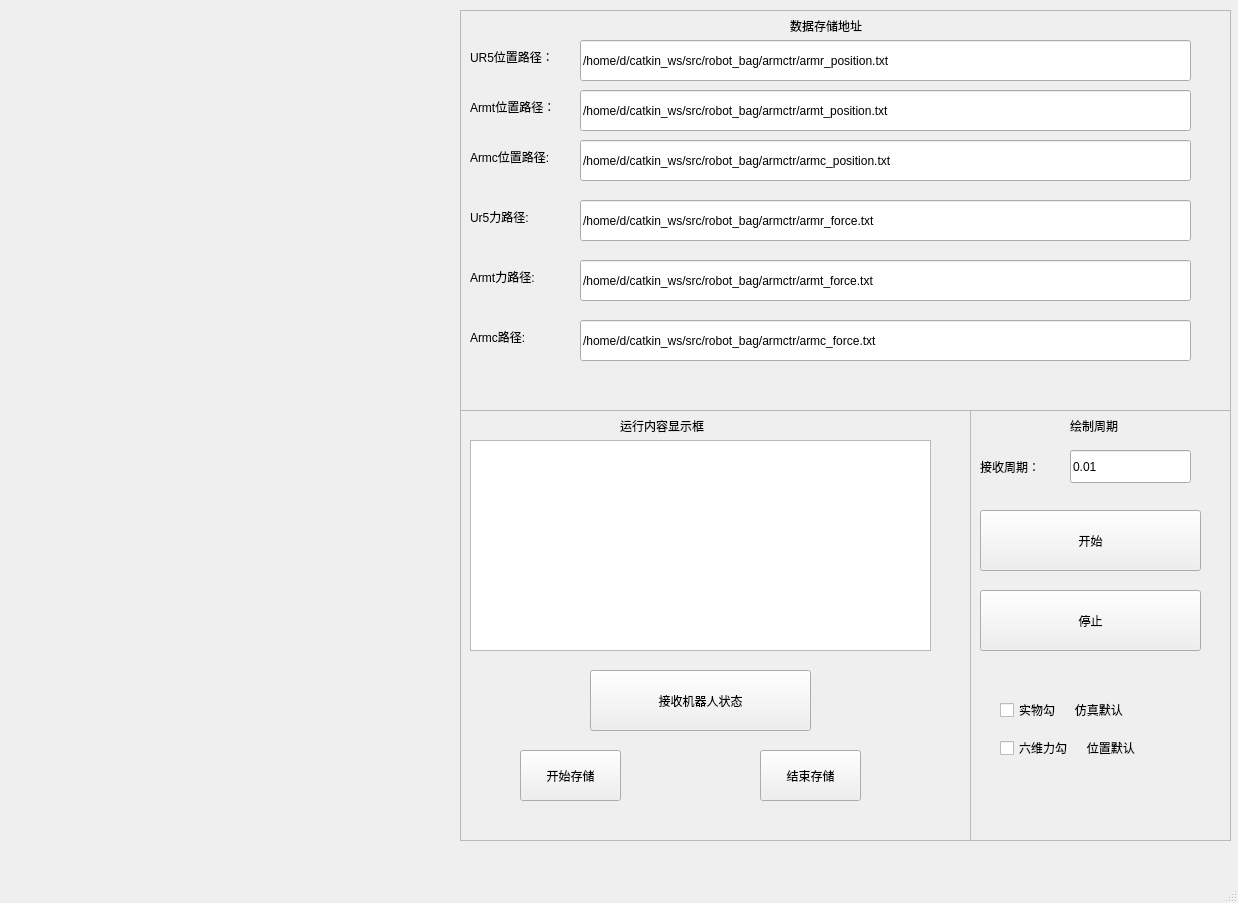
<?xml version="1.0" encoding="UTF-8"?>
<ui version="4.0">
 <class>PlotArmctrForm</class>
 <widget class="QMainWindow" name="PlotArmctrForm">
  <property name="geometry">
   <rect>
    <x>0</x>
    <y>0</y>
    <width>1238</width>
    <height>903</height>
   </rect>
  </property>
  <property name="windowTitle">
   <string>MainWindow</string>
  </property>
  <property name="iconSize">
   <size>
    <width>16</width>
    <height>16</height>
   </size>
  </property>
  <property name="animated">
   <bool>false</bool>
  </property>
  <widget class="QWidget" name="centralwidget">
   <widget class="QWidget" name="horizontalLayoutWidget">
    <property name="geometry">
     <rect>
      <x>10</x>
      <y>10</y>
      <width>451</width>
      <height>261</height>
     </rect>
    </property>
    <layout class="QHBoxLayout" name="horizontalLayout_1"/>
   </widget>
   <widget class="QWidget" name="horizontalLayoutWidget_2">
    <property name="geometry">
     <rect>
      <x>10</x>
      <y>270</y>
      <width>451</width>
      <height>301</height>
     </rect>
    </property>
    <layout class="QHBoxLayout" name="horizontalLayout_2"/>
   </widget>
   <widget class="QWidget" name="horizontalLayoutWidget_5">
    <property name="geometry">
     <rect>
      <x>460</x>
      <y>410</y>
      <width>511</width>
      <height>431</height>
     </rect>
    </property>
    <layout class="QHBoxLayout" name="horizontalLayout_5">
     <item>
      <widget class="QFrame" name="frame">
       <property name="frameShape">
        <enum>QFrame::StyledPanel</enum>
       </property>
       <property name="frameShadow">
        <enum>QFrame::Raised</enum>
       </property>
       <widget class="QTextEdit" name="textEdit">
        <property name="geometry">
         <rect>
          <x>10</x>
          <y>30</y>
          <width>461</width>
          <height>211</height>
         </rect>
        </property>
       </widget>
       <widget class="QLabel" name="label">
        <property name="geometry">
         <rect>
          <x>160</x>
          <y>0</y>
          <width>131</width>
          <height>31</height>
         </rect>
        </property>
        <property name="text">
         <string>运行内容显示框</string>
        </property>
       </widget>
       <widget class="QPushButton" name="button_receive">
        <property name="geometry">
         <rect>
          <x>130</x>
          <y>260</y>
          <width>221</width>
          <height>61</height>
         </rect>
        </property>
        <property name="text">
         <string>接收机器人状态</string>
        </property>
        <property name="iconSize">
         <size>
          <width>16</width>
          <height>16</height>
         </size>
        </property>
        <property name="autoRepeat">
         <bool>false</bool>
        </property>
        <property name="autoExclusive">
         <bool>false</bool>
        </property>
        <property name="autoRepeatDelay">
         <number>400</number>
        </property>
        <property name="autoRepeatInterval">
         <number>200</number>
        </property>
        <property name="autoDefault">
         <bool>true</bool>
        </property>
        <property name="flat">
         <bool>false</bool>
        </property>
       </widget>
       <widget class="QPushButton" name="button_storage_begin">
        <property name="geometry">
         <rect>
          <x>60</x>
          <y>340</y>
          <width>101</width>
          <height>51</height>
         </rect>
        </property>
        <property name="text">
         <string>开始存储</string>
        </property>
        <property name="iconSize">
         <size>
          <width>16</width>
          <height>16</height>
         </size>
        </property>
        <property name="autoRepeat">
         <bool>false</bool>
        </property>
        <property name="autoExclusive">
         <bool>false</bool>
        </property>
        <property name="autoRepeatDelay">
         <number>400</number>
        </property>
        <property name="autoRepeatInterval">
         <number>200</number>
        </property>
        <property name="autoDefault">
         <bool>true</bool>
        </property>
        <property name="flat">
         <bool>false</bool>
        </property>
       </widget>
       <widget class="QPushButton" name="button_storage_end">
        <property name="geometry">
         <rect>
          <x>300</x>
          <y>340</y>
          <width>101</width>
          <height>51</height>
         </rect>
        </property>
        <property name="text">
         <string>结束存储</string>
        </property>
        <property name="iconSize">
         <size>
          <width>16</width>
          <height>16</height>
         </size>
        </property>
        <property name="autoRepeat">
         <bool>false</bool>
        </property>
        <property name="autoExclusive">
         <bool>false</bool>
        </property>
        <property name="autoRepeatDelay">
         <number>400</number>
        </property>
        <property name="autoRepeatInterval">
         <number>200</number>
        </property>
        <property name="autoDefault">
         <bool>true</bool>
        </property>
        <property name="flat">
         <bool>false</bool>
        </property>
       </widget>
      </widget>
     </item>
    </layout>
   </widget>
   <widget class="QWidget" name="horizontalLayoutWidget_6">
    <property name="geometry">
     <rect>
      <x>460</x>
      <y>10</y>
      <width>771</width>
      <height>401</height>
     </rect>
    </property>
    <layout class="QHBoxLayout" name="horizontalLayout_6">
     <item>
      <widget class="QFrame" name="frame_4">
       <property name="frameShape">
        <enum>QFrame::StyledPanel</enum>
       </property>
       <property name="frameShadow">
        <enum>QFrame::Raised</enum>
       </property>
       <widget class="QLineEdit" name="lineEdit_force_armt">
        <property name="geometry">
         <rect>
          <x>120</x>
          <y>250</y>
          <width>611</width>
          <height>41</height>
         </rect>
        </property>
        <property name="text">
         <string>/home/d/catkin_ws/src/robot_bag/armctr/armt_force.txt</string>
        </property>
       </widget>
       <widget class="QLabel" name="label_30">
        <property name="geometry">
         <rect>
          <x>10</x>
          <y>250</y>
          <width>91</width>
          <height>33</height>
         </rect>
        </property>
        <property name="text">
         <string>Armt力路径:</string>
        </property>
       </widget>
       <widget class="QLineEdit" name="lineEdit_force_armrc">
        <property name="geometry">
         <rect>
          <x>120</x>
          <y>310</y>
          <width>611</width>
          <height>41</height>
         </rect>
        </property>
        <property name="text">
         <string>/home/d/catkin_ws/src/robot_bag/armctr/armc_force.txt</string>
        </property>
       </widget>
       <widget class="QLabel" name="label_31">
        <property name="geometry">
         <rect>
          <x>10</x>
          <y>310</y>
          <width>91</width>
          <height>33</height>
         </rect>
        </property>
        <property name="text">
         <string>Armc路径:</string>
        </property>
       </widget>
       <widget class="QLabel" name="label_11">
        <property name="geometry">
         <rect>
          <x>330</x>
          <y>0</y>
          <width>101</width>
          <height>31</height>
         </rect>
        </property>
        <property name="text">
         <string>数据存储地址</string>
        </property>
       </widget>
       <widget class="QLineEdit" name="lineEdit_pos_armt">
        <property name="geometry">
         <rect>
          <x>120</x>
          <y>80</y>
          <width>611</width>
          <height>41</height>
         </rect>
        </property>
        <property name="text">
         <string>/home/d/catkin_ws/src/robot_bag/armctr/armt_position.txt</string>
        </property>
       </widget>
       <widget class="QLabel" name="label_32">
        <property name="geometry">
         <rect>
          <x>10</x>
          <y>130</y>
          <width>111</width>
          <height>33</height>
         </rect>
        </property>
        <property name="text">
         <string>Armc位置路径:</string>
        </property>
       </widget>
       <widget class="QLineEdit" name="lineEdit_pos_armc">
        <property name="geometry">
         <rect>
          <x>120</x>
          <y>130</y>
          <width>611</width>
          <height>41</height>
         </rect>
        </property>
        <property name="text">
         <string>/home/d/catkin_ws/src/robot_bag/armctr/armc_position.txt</string>
        </property>
       </widget>
       <widget class="QLabel" name="label_33">
        <property name="geometry">
         <rect>
          <x>10</x>
          <y>80</y>
          <width>111</width>
          <height>33</height>
         </rect>
        </property>
        <property name="text">
         <string>Armt位置路径：</string>
        </property>
       </widget>
       <widget class="QLabel" name="label_34">
        <property name="geometry">
         <rect>
          <x>10</x>
          <y>30</y>
          <width>111</width>
          <height>33</height>
         </rect>
        </property>
        <property name="text">
         <string>UR5位置路径：</string>
        </property>
       </widget>
       <widget class="QLineEdit" name="lineEdit_pos_armr">
        <property name="geometry">
         <rect>
          <x>120</x>
          <y>30</y>
          <width>611</width>
          <height>41</height>
         </rect>
        </property>
        <property name="text">
         <string>/home/d/catkin_ws/src/robot_bag/armctr/armr_position.txt</string>
        </property>
       </widget>
       <widget class="QLabel" name="label_35">
        <property name="geometry">
         <rect>
          <x>10</x>
          <y>190</y>
          <width>91</width>
          <height>33</height>
         </rect>
        </property>
        <property name="text">
         <string>Ur5力路径:</string>
        </property>
       </widget>
       <widget class="QLineEdit" name="lineEdit_force_armr">
        <property name="geometry">
         <rect>
          <x>120</x>
          <y>190</y>
          <width>611</width>
          <height>41</height>
         </rect>
        </property>
        <property name="text">
         <string>/home/d/catkin_ws/src/robot_bag/armctr/armr_force.txt</string>
        </property>
       </widget>
      </widget>
     </item>
    </layout>
   </widget>
   <widget class="QWidget" name="verticalLayoutWidget">
    <property name="geometry">
     <rect>
      <x>970</x>
      <y>410</y>
      <width>261</width>
      <height>431</height>
     </rect>
    </property>
    <layout class="QVBoxLayout" name="verticalLayout">
     <item>
      <widget class="QFrame" name="frame_6">
       <property name="frameShape">
        <enum>QFrame::StyledPanel</enum>
       </property>
       <property name="frameShadow">
        <enum>QFrame::Raised</enum>
       </property>
       <widget class="QLabel" name="label_3">
        <property name="geometry">
         <rect>
          <x>100</x>
          <y>0</y>
          <width>81</width>
          <height>31</height>
         </rect>
        </property>
        <property name="text">
         <string>绘制周期</string>
        </property>
       </widget>
       <widget class="QLabel" name="label_9">
        <property name="geometry">
         <rect>
          <x>10</x>
          <y>40</y>
          <width>91</width>
          <height>33</height>
         </rect>
        </property>
        <property name="text">
         <string>接收周期：</string>
        </property>
       </widget>
       <widget class="QLineEdit" name="lineEdit_T">
        <property name="geometry">
         <rect>
          <x>100</x>
          <y>40</y>
          <width>121</width>
          <height>33</height>
         </rect>
        </property>
        <property name="text">
         <string>0.01</string>
        </property>
       </widget>
       <widget class="QPushButton" name="button_begin">
        <property name="geometry">
         <rect>
          <x>10</x>
          <y>100</y>
          <width>221</width>
          <height>61</height>
         </rect>
        </property>
        <property name="text">
         <string>开始</string>
        </property>
        <property name="iconSize">
         <size>
          <width>16</width>
          <height>16</height>
         </size>
        </property>
        <property name="autoRepeat">
         <bool>false</bool>
        </property>
        <property name="autoExclusive">
         <bool>false</bool>
        </property>
        <property name="autoRepeatDelay">
         <number>400</number>
        </property>
        <property name="autoRepeatInterval">
         <number>200</number>
        </property>
        <property name="autoDefault">
         <bool>true</bool>
        </property>
        <property name="flat">
         <bool>false</bool>
        </property>
       </widget>
       <widget class="QPushButton" name="button_stop">
        <property name="geometry">
         <rect>
          <x>10</x>
          <y>180</y>
          <width>221</width>
          <height>61</height>
         </rect>
        </property>
        <property name="text">
         <string>停止</string>
        </property>
        <property name="autoDefault">
         <bool>true</bool>
        </property>
       </widget>
       <widget class="QWidget" name="verticalLayoutWidget_2">
        <property name="geometry">
         <rect>
          <x>30</x>
          <y>280</y>
          <width>191</width>
          <height>80</height>
         </rect>
        </property>
        <layout class="QVBoxLayout" name="verticalLayout_2">
         <item>
          <widget class="QCheckBox" name="checkBox_real">
           <property name="text">
            <string>实物勾      仿真默认</string>
           </property>
          </widget>
         </item>
         <item>
          <widget class="QCheckBox" name="checkBox_force">
           <property name="text">
            <string>六维力勾      位置默认</string>
           </property>
          </widget>
         </item>
        </layout>
       </widget>
      </widget>
     </item>
    </layout>
   </widget>
   <widget class="QWidget" name="horizontalLayoutWidget_3">
    <property name="geometry">
     <rect>
      <x>10</x>
      <y>570</y>
      <width>451</width>
      <height>271</height>
     </rect>
    </property>
    <layout class="QHBoxLayout" name="horizontalLayout_3"/>
   </widget>
  </widget>
  <widget class="QMenuBar" name="menubar">
   <property name="geometry">
    <rect>
     <x>0</x>
     <y>0</y>
     <width>1238</width>
     <height>31</height>
    </rect>
   </property>
   <property name="defaultUp">
    <bool>false</bool>
   </property>
  </widget>
  <widget class="QStatusBar" name="statusbar"/>
 </widget>
 <resources/>
 <connections/>
</ui>
